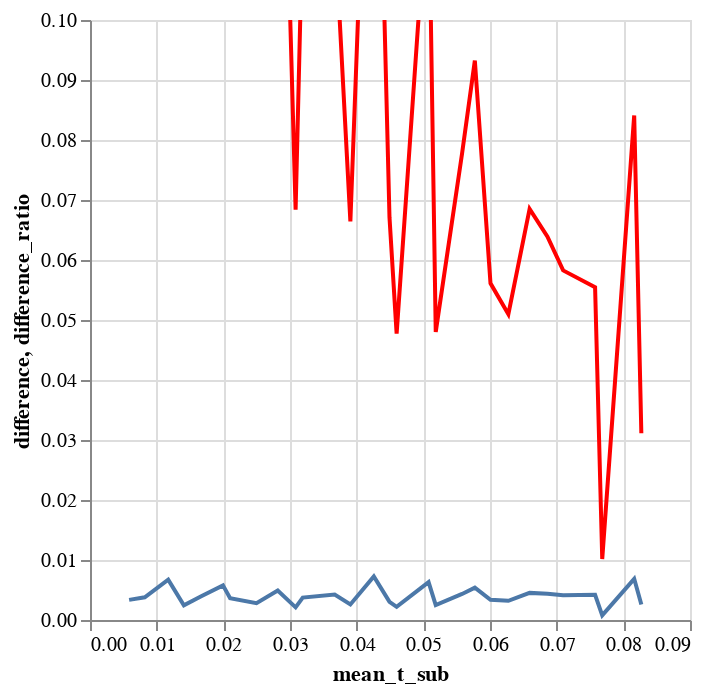

Notebook source saved alongside this figure:
### Code cell
chart = alt.Chart(pre_dataframe).mark_line().encode(
    x='mean_t_sub',
    y='difference',
)
chart
chart += alt.Chart(pre_dataframe).mark_line(
    color='red',
    clip=True
).encode(
    x='mean_t_sub',
    y=alt.Y('difference_ratio', scale=alt.Scale(domain=(0, 0.1)),),
)
chart

### Figure 1 — Vega-Lite specification as saved in the notebook (floating-point values rounded to 4 significant figures)
{"config": {"view": {"continuousWidth": 300, "continuousHeight": 300}}, "layer": [{"mark": {"type": "line"}, "encoding": {"x": {"field": "mean_t_sub", "type": "quantitative"}, "y": {"field": "difference", "type": "quantitative"}}}, {"mark": {"type": "line", "clip": true, "color": "red"}, "encoding": {"x": {"field": "mean_t_sub", "type": "quantitative"}, "y": {"field": "difference_ratio", "scale": {"domain": [0, 0.1]}, "type": "quantitative"}}}], "data": {"name": "data-18812b31b20015712162bf5f72be3803"}, "$schema": "https://vega.github.io/schema/vega-lite/v5.20.1.json", "datasets": {"data-18812b31b20015712162bf5f72be3803": [{"t_values": [0.07645, 0.07714, 0.07653, 0.07723], "mean_t_sub": 0.07684, "std_normed": 0.5172, "indices": [9.0, 11, 14, 17.0], "difference": 0.000781, "difference_ratio": 0.01016}, {"t_values": [0.03058, 0.03214, 0.03061, 0.03003], "mean_t_sub": 0.03084, "std_normed": 0.4299, "indices": [3.0, 4, 5, 6.0], "difference": 0.002109, "difference_ratio": 0.06838}, {"t_values": [0.04587, 0.045, 0.04592, 0.04719], "mean_t_sub": 0.04599, "std_normed": 0.4118, "indices": [5.0, 6, 8, 10.0], "difference": 0.002196, "difference_ratio": 0.04775}, {"t_values": [0.01529, 0.01286, 0.01531, 0.01287], "mean_t_sub": 0.01408, "std_normed": 0.5736, "indices": [1.0, 1, 2, 2.0], "difference": 0.00245, "difference_ratio": 0.174}, {"t_values": [0.05351, 0.05143, 0.05102, 0.05148], "mean_t_sub": 0.05186, "std_normed": 0.4496, "indices": [6.0, 7, 9, 11.0], "difference": 0.002491, "difference_ratio": 0.04802}, {"t_values": [0.08409, 0.08357, 0.08163, 0.08152], "mean_t_sub": 0.0827, "std_normed": 0.5127, "indices": [10.0, 12, 15, 18.0], "difference": 0.002573, "difference_ratio": 0.03111}, {"t_values": [0.03822, 0.03857, 0.04082, 0.03861], "mean_t_sub": 0.03906, "std_normed": 0.4576, "indices": [4.0, 5, 7, 8.0], "difference": 0.002594, "difference_ratio": 0.06642}, {"t_values": [0.02293, 0.02571, 0.02551, 0.02574], "mean_t_sub": 0.02497, "std_normed": 0.4859, "indices": [2.0, 3, 4, 5.0], "difference": 0.002808, "difference_ratio": 0.1125}, {"t_values": [0.04587, 0.045, 0.04592, 0.0429], "mean_t_sub": 0.04492, "std_normed": 0.4677, "indices": [5.0, 6, 8, 9.0], "difference": 0.003016, "difference_ratio": 0.06713}, {"t_values": [0.06116, 0.06428, 0.06123, 0.06436], "mean_t_sub": 0.06275, "std_normed": 0.5647, "indices": [7.0, 9, 11, 14.0], "difference": 0.003199, "difference_ratio": 0.05098}, {"t_values": [0.007645, 0.006428, 0.005102, 0.00429], "mean_t_sub": 0.005866, "std_normed": 0.4404, "indices": [0.0, 0, 0, 0.0], "difference": 0.003354, "difference_ratio": 0.5718}, {"t_values": [0.06116, 0.05785, 0.06123, 0.06006], "mean_t_sub": 0.06008, "std_normed": 0.4667, "indices": [7.0, 8, 11, 13.0], "difference": 0.003371, "difference_ratio": 0.05611}, {"t_values": [0.02293, 0.01928, 0.02041, 0.02145], "mean_t_sub": 0.02102, "std_normed": 0.4256, "indices": [2.0, 2, 3, 4.0], "difference": 0.003649, "difference_ratio": 0.1736}, {"t_values": [0.03058, 0.03214, 0.03061, 0.03432], "mean_t_sub": 0.03191, "std_normed": 0.471, "indices": [3.0, 4, 5, 7.0], "difference": 0.003745, "difference_ratio": 0.1173}, {"t_values": [0.007645, 0.006428, 0.0102, 0.008581], "mean_t_sub": 0.008214, "std_normed": 0.4218, "indices": [0.0, 0, 1, 1.0], "difference": 0.003776, "difference_ratio": 0.4597}, {"t_values": [0.01529, 0.01928, 0.01531, 0.01716], "mean_t_sub": 0.01676, "std_normed": 0.4751, "indices": [1.0, 2, 2, 3.0], "difference": 0.003996, "difference_ratio": 0.2384}, {"t_values": [0.0688, 0.07071, 0.07143, 0.07294], "mean_t_sub": 0.07097, "std_normed": 0.4153, "indices": [8.0, 10, 13, 16.0], "difference": 0.004135, "difference_ratio": 0.05827}, {"t_values": [0.07645, 0.07714, 0.07653, 0.07294], "mean_t_sub": 0.07576, "std_normed": 0.4544, "indices": [9.0, 11, 14, 16.0], "difference": 0.004203, "difference_ratio": 0.05548}, {"t_values": [0.03822, 0.03857, 0.03571, 0.03432], "mean_t_sub": 0.03671, "std_normed": 0.4794, "indices": [4.0, 5, 6, 7.0], "difference": 0.004247, "difference_ratio": 0.1157}, {"t_values": [0.05351, 0.05785, 0.05612, 0.05577], "mean_t_sub": 0.05582, "std_normed": 0.4111, "indices": [6.0, 8, 10, 12.0], "difference": 0.004343, "difference_ratio": 0.0778}, {"t_values": [0.0688, 0.07071, 0.06633, 0.06865], "mean_t_sub": 0.06862, "std_normed": 0.4094, "indices": [8.0, 10, 12, 15.0], "difference": 0.004383, "difference_ratio": 0.06388}, {"t_values": [0.0688, 0.06428, 0.06633, 0.06436], "mean_t_sub": 0.06594, "std_normed": 0.4711, "indices": [8.0, 9, 12, 14.0], "difference": 0.004518, "difference_ratio": 0.06852}, {"t_values": [0.03058, 0.02571, 0.03061, 0.02574], "mean_t_sub": 0.02816, "std_normed": 0.5736, "indices": [3.0, 3, 5, 5.0], "difference": 0.0049, "difference_ratio": 0.174}, {"t_values": [0.06116, 0.05785, 0.05612, 0.05577], "mean_t_sub": 0.05773, "std_normed": 0.4572, "indices": [7.0, 8, 10, 12.0], "difference": 0.005382, "difference_ratio": 0.09323}, {"t_values": [0.02293, 0.01928, 0.02041, 0.01716], "mean_t_sub": 0.01995, "std_normed": 0.4164, "indices": [2.0, 2, 3, 3.0], "difference": 0.005772, "difference_ratio": 0.2894}, {"t_values": [0.05351, 0.05143, 0.05102, 0.04719], "mean_t_sub": 0.05079, "std_normed": 0.4168, "indices": [6.0, 7, 9, 10.0], "difference": 0.006318, "difference_ratio": 0.1244}, {"t_values": [0.01529, 0.01286, 0.0102, 0.008581], "mean_t_sub": 0.01173, "std_normed": 0.4404, "indices": [1.0, 1, 1, 1.0], "difference": 0.006708, "difference_ratio": 0.5718}, {"t_values": [0.08409, 0.08357, 0.08163, 0.07723], "mean_t_sub": 0.08163, "std_normed": 0.4545, "indices": [10.0, 12, 15, 17.0], "difference": 0.006864, "difference_ratio": 0.08408}, {"t_values": [0.04587, 0.045, 0.04082, 0.03861], "mean_t_sub": 0.04257, "std_normed": 0.4742, "indices": [5.0, 6, 7, 8.0], "difference": 0.007254, "difference_ratio": 0.1704}]}}
